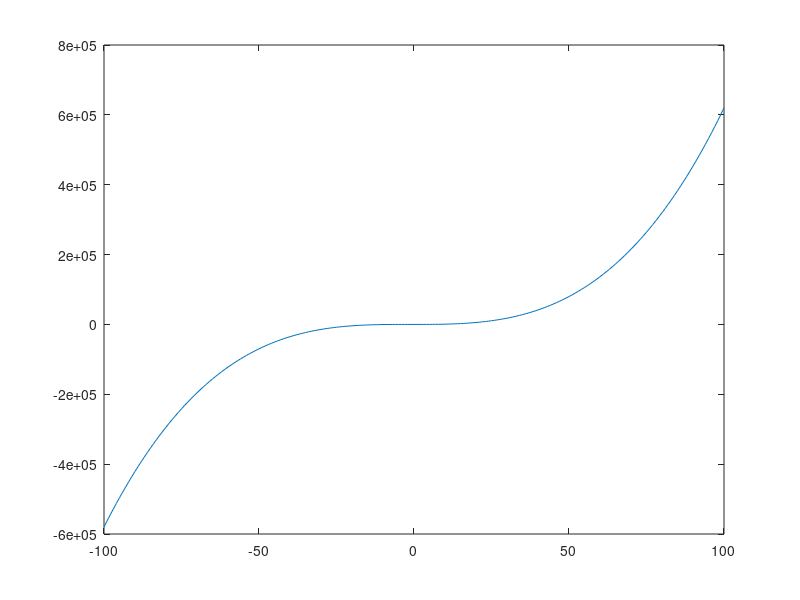

MATLAB code for this plot: (Note: this script raises an error after producing the figure.)
x = -100:100;
y = 0.6*x.^3 + 2*x.^2-3*x+1;
plot(x,y);

ax = gca;
ax.XAxisLocation = "origin";
ax.YAxisLocation = "origin";

xlim([-30,30]);
ylim([-30,30]);